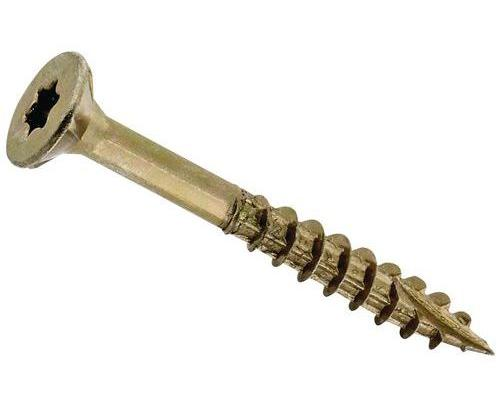
#> input picture Clasificador-de-imagenes/ejemplos/tornillo_prueba.jpg, 500 x 415 px
$ python 3_filtracion.py
#> lines starting #> are read from the running program, lines starting #| are printed output that depends on the picture
from matplotlib import pyplot as plt
plt.rcParams['image.cmap'] = 'gray'

import numpy as np
import cv2
from skimage import filters, color
from scipy import ndimage

# Imagen a analizar
prueba = './ejemplos/tornillo_prueba.jpg'

######################
## Filtro Gaussiano ##
######################
# https://scikit-image.org/docs/dev/api/skimage.filters.html#skimage.filters.gaussian

# Cargar imagen
tornillo = cv2.imread(prueba)
#> tornillo is the input picture: shape (415, 500, 3); mean B, G, R 231.9, 236.9, 239

# Redimensionamiento de la imagen de entrada
fixed_size = tuple((500, 400))
tornillo = cv2.resize(tornillo, fixed_size)
#> tornillo: shape (400, 500, 3)

# Aplicar filtro
bs0 = filters.gaussian(tornillo, sigma=1)
bs1 = filters.gaussian(tornillo, sigma=3)
bs2 = filters.gaussian(tornillo, sigma=5)
bs3 = filters.gaussian(tornillo, sigma=15)
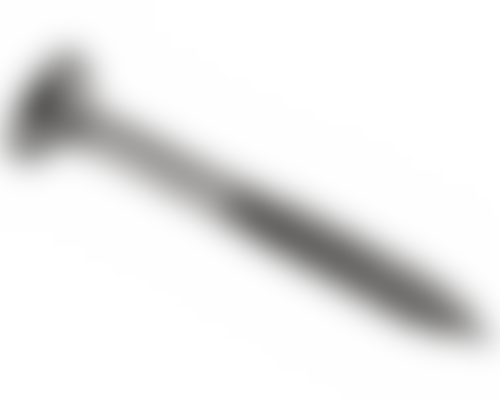
#> bs3: shape (400, 500, 3) float64; mean B, G, R 0.923, 0.924, 0.925

f, (ax0, ax1, ax2, ax3) = plt.subplots(1, 4, figsize=(16, 5))
ax0.imshow(bs0)
ax0.set_title('$\sigma=1$')
ax1.imshow(bs1)
ax1.set_title('$\sigma=3$')
ax2.imshow(bs2)
ax2.set_title('$\sigma=5$')
ax3.imshow(bs2)
ax3.set_title('$\sigma=15$')

# Guardar resultados
plt.savefig("./pruebas/3_filtracion/filtro_gaussiano.jpg")
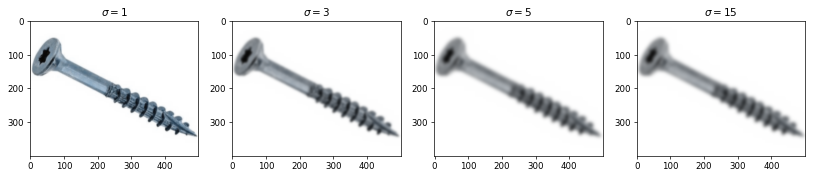
#> figure drawn by matplotlib, 4 panels; B, G, R data is drawn as R, G, B


############################
## Filtro Sobel y Roberts ##
############################
# https://scikit-image.org/docs/dev/auto_examples/edges/plot_edge_filter.html#sphx-glr-auto-examples-edges-plot-edge-filter-py

# Cargar imagen
image = cv2.imread(prueba)
image = color.rgb2gray(image)

# Aplicar filtro
edge_roberts = filters.roberts(image)
edge_sobel = filters.sobel(image)

sobel_v = filters.sobel_v(image)
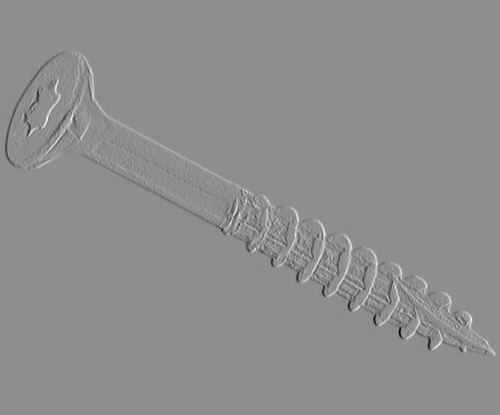
#> sobel_v: shape (415, 500) float64; min -0.949, max 0.755, mean 5.45e-06; drawn with min black and max white
sobel_h = filters.sobel_h(image)

fig, axes = plt.subplots(ncols=4, sharex=True, sharey=True, figsize=(16, 4))

axes[0].imshow(edge_roberts, cmap=plt.cm.gray)
axes[0].set_title('Operador cruzado de Robert')

axes[1].imshow(edge_sobel, cmap=plt.cm.gray)
axes[1].set_title('Operador de Sobel')

axes[2].imshow(sobel_v, cmap=plt.cm.gray)
axes[2].set_title('Operador de Sobel vertical')

axes[3].imshow(sobel_h, cmap=plt.cm.gray)
axes[3].set_title('Operador de Sobel horizontal')

for ax in axes:
    ax.axis('off')
plt.tight_layout()

# Guardar resultados
plt.savefig("./pruebas/3_filtracion/filtro_sobel_roberts.jpg")

##############################
## Filtro Gaussiano + Sobel ##
##############################

# Cargar imagen
image = cv2.imread(prueba)
tornillo = cv2.cvtColor(image, cv2.COLOR_BGR2GRAY)
#> tornillo: shape (415, 500)
tornillo = cv2.resize(tornillo, (500, 400))
#> tornillo: shape (400, 500)

# Aplicar filtro
bg = cv2.GaussianBlur(tornillo, (3, 3), 0)
bc = filters.sobel(tornillo)

fig, (ax0, ax1, ax2) = plt.subplots(1, 3, figsize=(15, 15))
ax0.imshow(tornillo)
ax0.set_title('Original')
ax1.imshow(bg)
ax1.set_title('Filtro Gauss')
ax2.imshow(-bc)
ax2.set_title("Filtros Gauss + Sobel")

# Guardar resultados
plt.savefig("./pruebas/3_filtracion/filtro_gauss_sobel.jpg")
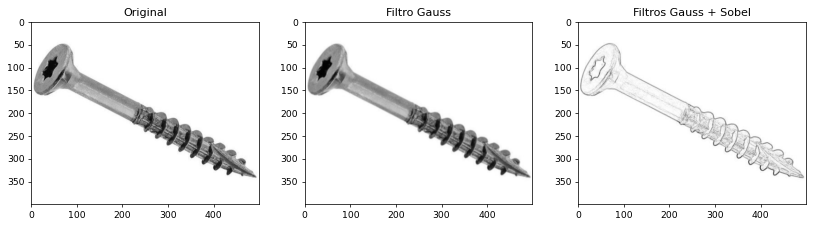
#> figure drawn by matplotlib, 3 panels

##################
## Perona Malik ##
##################
# https://github.com/fubel/PeronaMalikDiffusion/blob/master/main.py

# Inicializacion
iterations = 30
delta = 0.14
kappa = 15

# Cargar imagen
im = cv2.imread(prueba)

# Convertir la imagen de entrada
im = cv2.cvtColor(image, cv2.COLOR_BGR2GRAY)
im = im.astype('float64')

# Condicion inicial
u = im

# Distancia al pixel central
dx = 1
dy = 1
dd = np.sqrt(2)

# 2D diferentes finitas ventanas
windows = [
    np.array(
        [[0, 1, 0], [0, -1, 0], [0, 0, 0]], np.float64
    ),
    np.array(
        [[0, 0, 0], [0, -1, 0], [0, 1, 0]], np.float64
    ),
    np.array(
        [[0, 0, 0], [0, -1, 1], [0, 0, 0]], np.float64
    ),
    np.array(
        [[0, 0, 0], [1, -1, 0], [0, 0, 0]], np.float64
    ),
    np.array(
        [[0, 0, 1], [0, -1, 0], [0, 0, 0]], np.float64
    ),
    np.array(
        [[0, 0, 0], [0, -1, 0], [0, 0, 1]], np.float64
    ),
    np.array(
        [[0, 0, 0], [0, -1, 0], [1, 0, 0]], np.float64
    ),
    np.array(
        [[1, 0, 0], [0, -1, 0], [0, 0, 0]], np.float64
    ),
]

for r in range(iterations):
    # Aproximacion de gradientes
    nabla = [ndimage.filters.convolve(u, w) for w in windows]

    # Aproximacion de la funcion de difusion
    diff = [1. / (1 + (n / kappa) ** 2) for n in nabla]

    # Actualizar imagen
    terms = [diff[i] * nabla[i] for i in range(4)]
    terms += [(1 / (dd ** 2)) * diff[i] * nabla[i] for i in range(4, 8)]
    u = u + delta * (sum(terms))
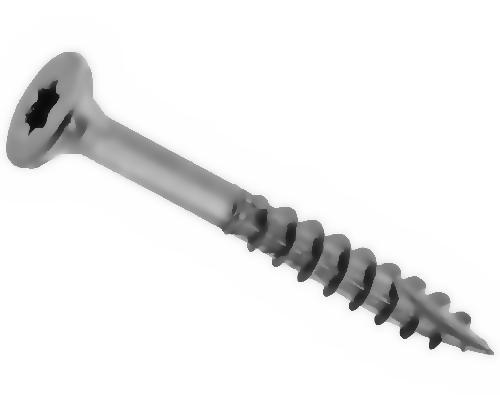
#> u: shape (415, 500) float64; min 10.27, max 255, mean 237

# Kernel para el gradiente en la direccion x
Kx = np.array(
    [[-1, 0, 1], [-2, 0, 2], [-1, 0, 1]], np.int32
)
# Kernel para el gradiente en la direccion y
Ky = np.array(
    [[1, 2, 1], [0, 0, 0], [-1, -2, -1]], np.int32
)
# Aplicar kernel a la imagen
Ix = ndimage.filters.convolve(u, Kx)
Iy = ndimage.filters.convolve(u, Ky)

# Retorna (Ix, Iy)
G = np.hypot(Ix, Iy)

fig, (ax0, ax1, ax2) = plt.subplots(1, 3, figsize=(15, 15))
ax0.imshow(im)
ax0.set_title('Original')
ax1.imshow(u)
ax1.set_title('Despues de la difusion')
ax2.imshow(G)
ax2.set_title("Gradiente despues de la difusion")

# Guardar resultados
plt.savefig("./pruebas/3_filtracion/filtro_perona_malik.jpg")

##############################################
## Filtro Laplace, Median, Frangi y Prewitt ##
##############################################
# https://scikit-image.org/docs/dev/api/skimage.filters.html#skimage.filters.sobel

# GAUSS
image = cv2.imread(prueba)
gris = color.rgb2gray(image)

# OTROS FILTROS
laplace = filters.laplace(gris)
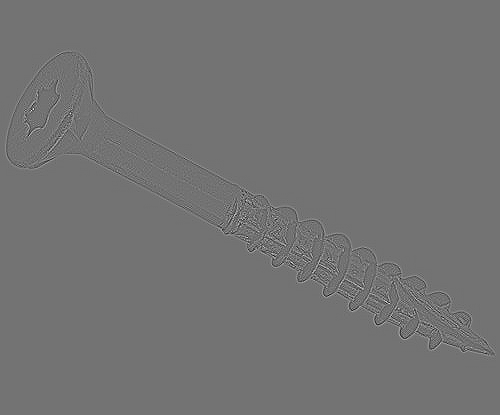
#> laplace: shape (415, 500) float64; min -1.46, max 1.77, mean 1.86e-19; drawn with min black and max white
median = filters.median(gris)
frangi = filters.frangi(gris)
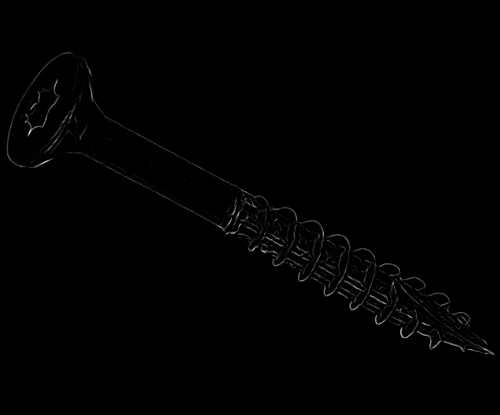
#> frangi: shape (415, 500) float64; min 0, max 0.863, mean 0.00538
prewitt = filters.prewitt(gris)

f, (ax0, ax1, ax2, ax3, ax4) = plt.subplots(1, 5, figsize=(16, 5))
ax0.imshow(image)
ax0.set_title('Original')

ax1.imshow(frangi)
ax1.set_title('Filtro Frangi')

ax2.imshow(prewitt)
ax2.set_title('Filtro Prewitt')

ax3.imshow(laplace)
ax3.set_title('Filtro Laplace')

ax4.imshow(median)
ax4.set_title('Filtro Median')

# Guardar resultados
plt.savefig("./pruebas/3_filtracion/filtro_frangi_prewitt_laplace_median.jpg")
#> figure, not shown here; B, G, R data is drawn as R, G, B

$ run again, with Clasificador-de-imagenes/ejemplos/arandela_internet.jpg copied over Clasificador-de-imagenes/ejemplos/tornillo_prueba.jpg
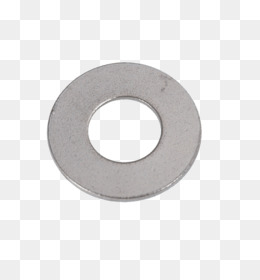
#> input picture Clasificador-de-imagenes/ejemplos/arandela_internet.jpg, 260 x 280 px
#> tornillo is the input picture: shape (280, 260, 3); mean B, G, R 232, 232.1, 232.9
#> `plt.savefig("./pruebas/3_filtracion/filtro_gauss_sobel.jpg")`:
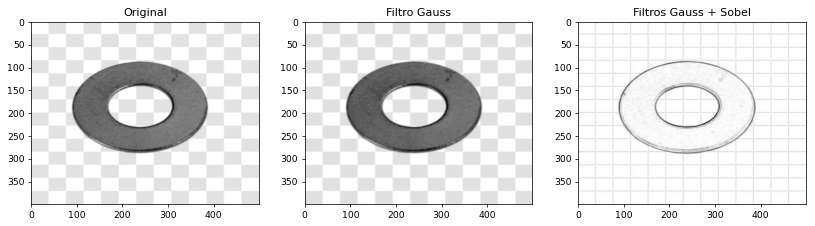
#> figure drawn by matplotlib, 3 panels
#> `frangi = filters.frangi(gris)`:
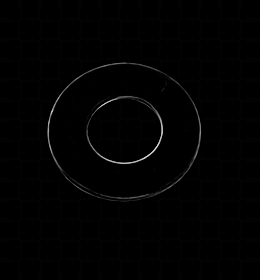
#> frangi: shape (280, 260) float64; min 0, max 0.864, mean 0.00826
